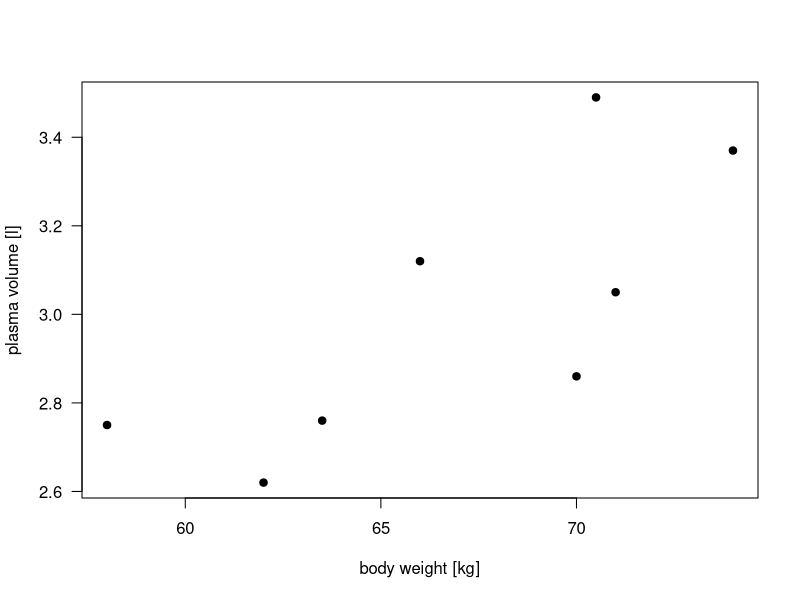
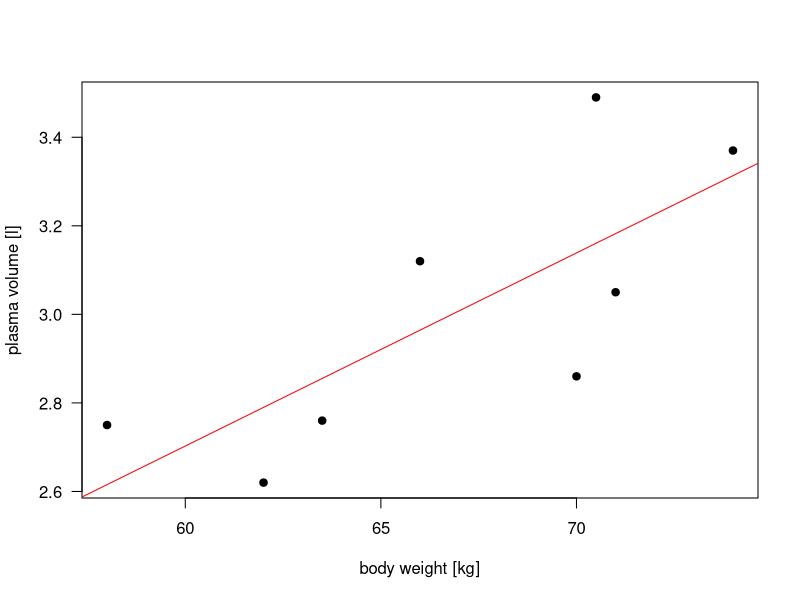
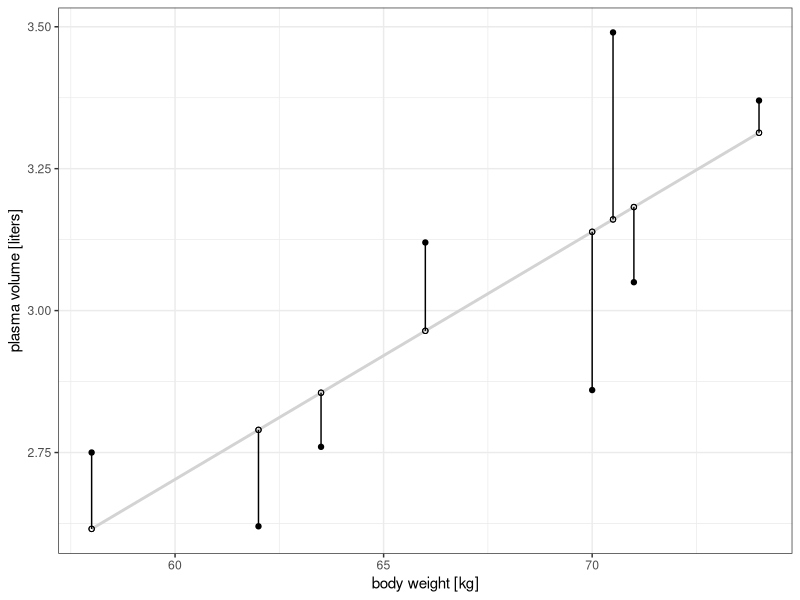
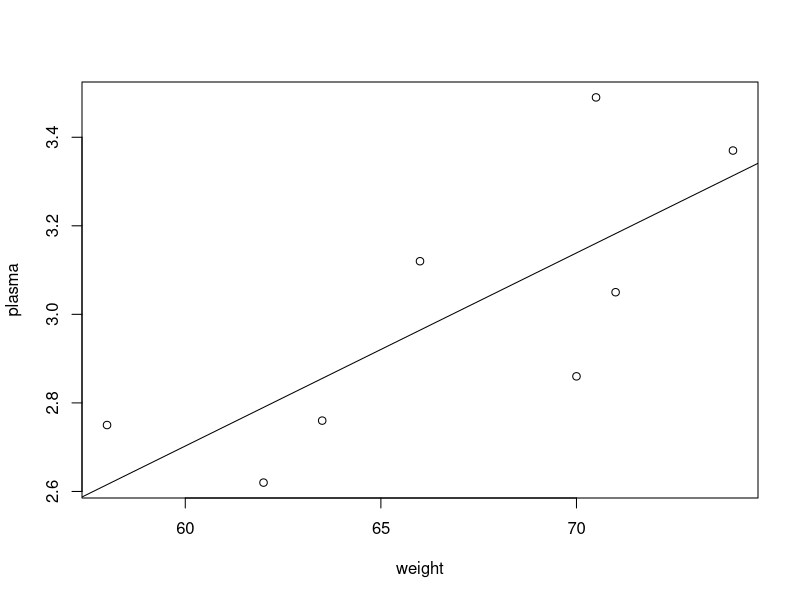

Write the R code that produced these figures, in order.
## ---- chunk 1
knitr::opts_chunk$set(echo = TRUE)
knitr::opts_chunk$set(fig.path="session-regression-I-files/figures/")
knitr::opts_chunk$set(fig.pos = 'H')
knitr::opts_chunk$set(cache.path = "tmp")
knitr::opts_chunk$set(cache = TRUE)
## ---- chunk 2

weight <- c(58, 70, 74, 63.5, 62.0, 70.5, 71.0, 66.0) # body weight (kg)
plasma <- c(2.75, 2.86, 3.37, 2.76, 2.62, 3.49, 3.05, 3.12) # plasma volume (liters)
## ---- chunk 3

plot(weight, plasma, pch=19, las=1, xlab = "body weight [kg]", ylab="plasma volume [l]")
#abline(lm(plasma~weight), col="red") # regression line

## ---- chunk 4

plot(weight, plasma, pch=19, las=1, xlab = "body weight [kg]", ylab="plasma volume [l]")
abline(lm(plasma~weight), col="red") # regression line

## ---- chunk 5

data.reg <- data.frame(plasma=plasma, weight=weight)
fit.reg <- lm(plasma~weight, data=data.reg)
data.reg$predicted <- predict(fit.reg)
data.reg$residuals <- residuals((fit.reg))

library(ggplot2)
ggplot(data.reg, aes(x=data.reg$weight, data.reg$plasma)) + geom_point() + 
  geom_smooth(method = "lm", se = FALSE, color = "lightgrey") + 
  geom_segment(aes(xend = weight, yend = predicted)) + 
  geom_point(aes(y = predicted), shape = 1) +
  geom_point(aes(y = predicted), shape = 1) + 
  theme_bw() + xlab("body weight [kg]") + ylab("plasma volume [liters]")


## ---- chunk 6
weight <- c(58, 70, 74, 63.5, 62.0, 70.5, 71.0, 66.0) # body weight (kg)
plasma <- c(2.75, 2.86, 3.37, 2.76, 2.62, 3.49, 3.05, 3.12) # plasma volume (liters)
## ---- chunk 7
weight <- c(58, 70, 74, 63.5, 62.0, 70.5, 71.0, 66.0) 
plasma <- c(2.75, 2.86, 3.37, 2.76, 2.62, 3.49, 3.05, 3.12) 

plot(weight, plasma)
reg <- lm(plasma~weight)

summary(reg)

abline(reg)
